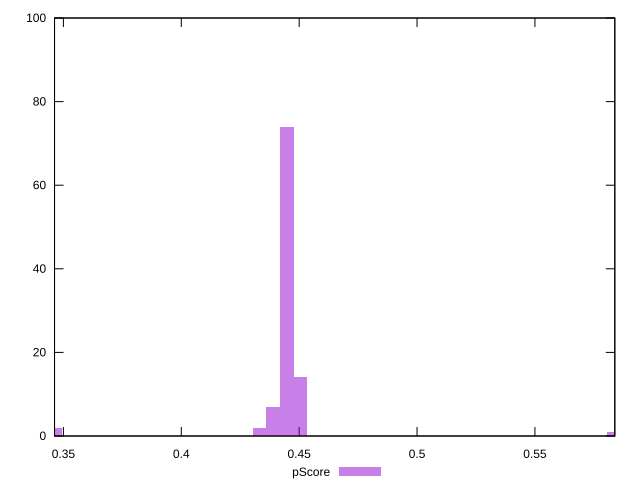

Source code (gnuplot):
reset

$pScore <<EOF
0.34657803393319225 2
0.5834063571208736 1
0.44477514354759673 74
0.4389988429820435 7
0.4505514441131499 14
0.4332225424164903 2
EOF

set key outside below
set boxwidth 0.005776300565553204
set xrange [0.3462352941176471:0.5838888888888889]
set yrange [0:100]
set trange [0:100]
set style fill transparent solid 0.5 noborder
set terminal svg size 640, 490 enhanced background rgb 'white'
set output "report_00019_2021-02-10T18-14-37.922Z//render-blocking-resources/samples/pages+cached/pScore/histogram.svg"

plot $pScore title "pScore" with boxes

reset
